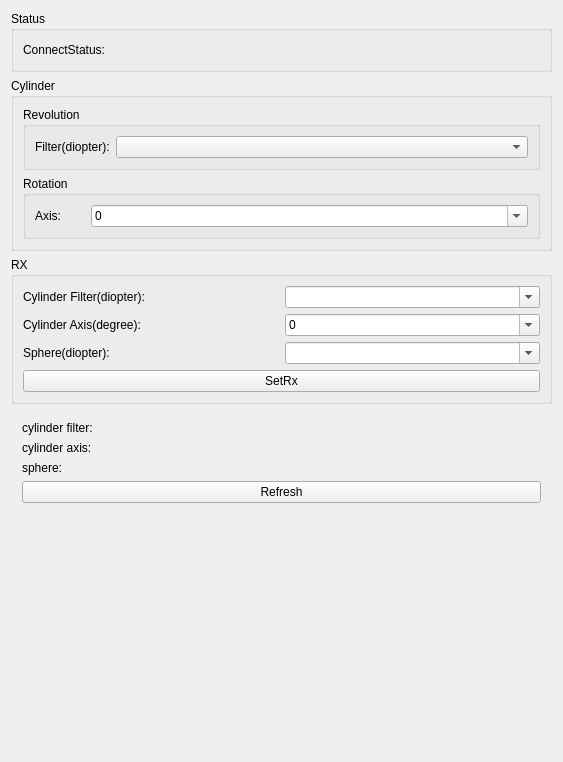
<?xml version="1.0" encoding="UTF-8"?>
<ui version="4.0">
 <class>RxWidget</class>
 <widget class="QWidget" name="RxWidget">
  <property name="geometry">
   <rect>
    <x>0</x>
    <y>0</y>
    <width>563</width>
    <height>762</height>
   </rect>
  </property>
  <property name="windowTitle">
   <string>Form</string>
  </property>
  <layout class="QVBoxLayout" name="verticalLayout_2">
   <item>
    <widget class="QGroupBox" name="groupBox_4">
     <property name="title">
      <string>Status</string>
     </property>
     <layout class="QHBoxLayout" name="horizontalLayout">
      <item>
       <layout class="QGridLayout" name="gridLayout" columnstretch="0,0,1">
        <item row="0" column="0">
         <widget class="QLabel" name="label_3">
          <property name="text">
           <string>ConnectStatus: </string>
          </property>
         </widget>
        </item>
        <item row="0" column="1">
         <widget class="QLabel" name="connectStatus">
          <property name="text">
           <string/>
          </property>
         </widget>
        </item>
        <item row="0" column="2">
         <spacer name="horizontalSpacer_3">
          <property name="orientation">
           <enum>Qt::Horizontal</enum>
          </property>
          <property name="sizeHint" stdset="0">
           <size>
            <width>40</width>
            <height>20</height>
           </size>
          </property>
         </spacer>
        </item>
       </layout>
      </item>
     </layout>
    </widget>
   </item>
   <item>
    <widget class="QGroupBox" name="groupBox_5">
     <property name="title">
      <string>Cylinder</string>
     </property>
     <layout class="QVBoxLayout" name="verticalLayout">
      <item>
       <widget class="QGroupBox" name="groupBox_2">
        <property name="title">
         <string>Revolution</string>
        </property>
        <layout class="QFormLayout" name="formLayout_2">
         <item row="0" column="0">
          <widget class="QLabel" name="label_2">
           <property name="text">
            <string>Filter(diopter):</string>
           </property>
          </widget>
         </item>
         <item row="0" column="1">
          <widget class="QComboBox" name="cyl_box">
           <property name="editable">
            <bool>false</bool>
           </property>
          </widget>
         </item>
        </layout>
       </widget>
      </item>
      <item>
       <widget class="QGroupBox" name="groupBox_3">
        <property name="title">
         <string>Rotation</string>
        </property>
        <layout class="QFormLayout" name="formLayout">
         <item row="0" column="0">
          <widget class="QLabel" name="label">
           <property name="text">
            <string>Axis:       </string>
           </property>
          </widget>
         </item>
         <item row="0" column="1">
          <widget class="QComboBox" name="axis_box">
           <property name="editable">
            <bool>true</bool>
           </property>
           <item>
            <property name="text">
             <string>0</string>
            </property>
           </item>
           <item>
            <property name="text">
             <string>15</string>
            </property>
           </item>
           <item>
            <property name="text">
             <string>30</string>
            </property>
           </item>
           <item>
            <property name="text">
             <string>45</string>
            </property>
           </item>
           <item>
            <property name="text">
             <string>60</string>
            </property>
           </item>
           <item>
            <property name="text">
             <string>75</string>
            </property>
           </item>
           <item>
            <property name="text">
             <string>90</string>
            </property>
           </item>
           <item>
            <property name="text">
             <string>105</string>
            </property>
           </item>
           <item>
            <property name="text">
             <string>120</string>
            </property>
           </item>
           <item>
            <property name="text">
             <string>135</string>
            </property>
           </item>
           <item>
            <property name="text">
             <string>150</string>
            </property>
           </item>
           <item>
            <property name="text">
             <string>165</string>
            </property>
           </item>
          </widget>
         </item>
        </layout>
       </widget>
      </item>
     </layout>
    </widget>
   </item>
   <item>
    <widget class="QGroupBox" name="groupBox">
     <property name="title">
      <string>RX</string>
     </property>
     <layout class="QHBoxLayout" name="horizontalLayout_4">
      <item>
       <layout class="QGridLayout" name="gridLayout_2">
        <item row="3" column="0" colspan="2">
         <widget class="QPushButton" name="setrx_btn">
          <property name="text">
           <string>SetRx</string>
          </property>
         </widget>
        </item>
        <item row="1" column="1">
         <widget class="QComboBox" name="rx_axis">
          <property name="enabled">
           <bool>true</bool>
          </property>
          <property name="editable">
           <bool>true</bool>
          </property>
          <item>
           <property name="text">
            <string>0</string>
           </property>
          </item>
          <item>
           <property name="text">
            <string>15</string>
           </property>
          </item>
          <item>
           <property name="text">
            <string>30</string>
           </property>
          </item>
          <item>
           <property name="text">
            <string>45</string>
           </property>
          </item>
          <item>
           <property name="text">
            <string>60</string>
           </property>
          </item>
          <item>
           <property name="text">
            <string>75</string>
           </property>
          </item>
          <item>
           <property name="text">
            <string>90</string>
           </property>
          </item>
          <item>
           <property name="text">
            <string>105</string>
           </property>
          </item>
          <item>
           <property name="text">
            <string>120</string>
           </property>
          </item>
          <item>
           <property name="text">
            <string>135</string>
           </property>
          </item>
          <item>
           <property name="text">
            <string>150</string>
           </property>
          </item>
          <item>
           <property name="text">
            <string>165</string>
           </property>
          </item>
         </widget>
        </item>
        <item row="2" column="1">
         <widget class="QComboBox" name="rx_sphere">
          <property name="editable">
           <bool>true</bool>
          </property>
         </widget>
        </item>
        <item row="1" column="0">
         <widget class="QLabel" name="label_9">
          <property name="text">
           <string>Cylinder Axis(degree):</string>
          </property>
         </widget>
        </item>
        <item row="2" column="0">
         <widget class="QLabel" name="label_7">
          <property name="text">
           <string>Sphere(diopter):</string>
          </property>
         </widget>
        </item>
        <item row="0" column="0">
         <widget class="QLabel" name="label_8">
          <property name="text">
           <string>Cylinder Filter(diopter):</string>
          </property>
         </widget>
        </item>
        <item row="0" column="1">
         <widget class="QComboBox" name="rx_cylinder">
          <property name="editable">
           <bool>true</bool>
          </property>
         </widget>
        </item>
       </layout>
      </item>
     </layout>
    </widget>
   </item>
   <item>
    <layout class="QGridLayout" name="gridLayout_3" columnstretch="0,1">
     <property name="leftMargin">
      <number>11</number>
     </property>
     <property name="topMargin">
      <number>11</number>
     </property>
     <property name="rightMargin">
      <number>11</number>
     </property>
     <property name="bottomMargin">
      <number>0</number>
     </property>
     <item row="0" column="0">
      <widget class="QLabel" name="label_4">
       <property name="text">
        <string>cylinder filter:</string>
       </property>
      </widget>
     </item>
     <item row="0" column="1">
      <widget class="QLabel" name="cylinder_status">
       <property name="text">
        <string/>
       </property>
      </widget>
     </item>
     <item row="1" column="0">
      <widget class="QLabel" name="label_6">
       <property name="text">
        <string>cylinder axis:</string>
       </property>
      </widget>
     </item>
     <item row="1" column="1">
      <widget class="QLabel" name="axis_status">
       <property name="text">
        <string/>
       </property>
      </widget>
     </item>
     <item row="2" column="0">
      <widget class="QLabel" name="label_11">
       <property name="text">
        <string>sphere:</string>
       </property>
      </widget>
     </item>
     <item row="2" column="1">
      <widget class="QLabel" name="sphere_status">
       <property name="text">
        <string/>
       </property>
      </widget>
     </item>
     <item row="3" column="0" colspan="2">
      <widget class="QPushButton" name="refresh_btn">
       <property name="text">
        <string>Refresh</string>
       </property>
      </widget>
     </item>
    </layout>
   </item>
   <item>
    <spacer name="verticalSpacer">
     <property name="orientation">
      <enum>Qt::Vertical</enum>
     </property>
     <property name="sizeHint" stdset="0">
      <size>
       <width>20</width>
       <height>40</height>
      </size>
     </property>
    </spacer>
   </item>
  </layout>
 </widget>
 <resources/>
 <connections/>
</ui>
